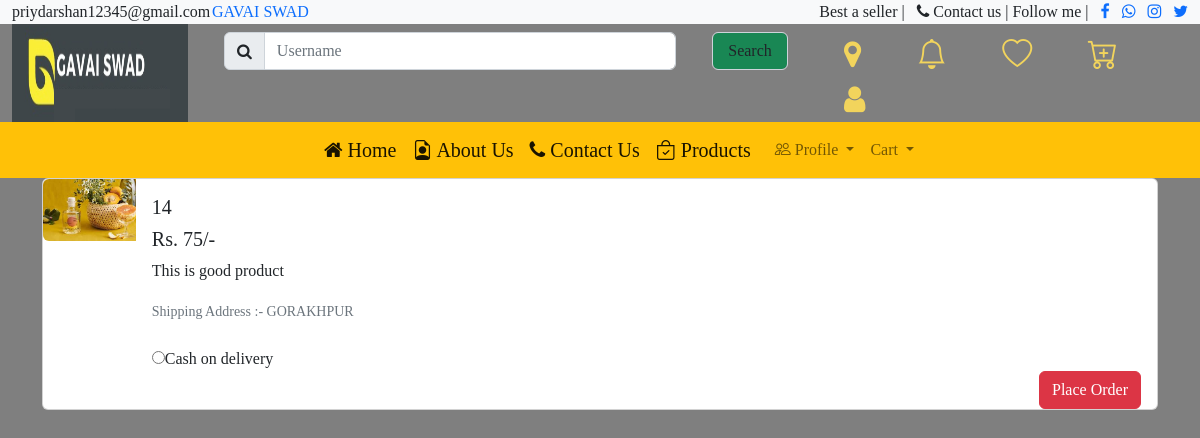
The page /single.php?pro_id=14 (signed in) on the database its author committed.
### tables this page shows
CREATE TABLE `tbl_notification` (
  `sr_no` int(11) NOT NULL,
  `notification` varchar(200) NOT NULL,
  `date` varchar(20) NOT NULL
);

CREATE TABLE `tbl_product` (
  `pro_id` int(11) NOT NULL,
  `pro_name` varchar(100) NOT NULL,
  `cat_id` int(11) NOT NULL,
  `file_name` varchar(200) NOT NULL,
  `total_unit` int(5) NOT NULL,
  `c_price` varchar(4) NOT NULL,
  `s_price` varchar(4) NOT NULL,
  `expiry` varchar(10) NOT NULL,
  `description` varchar(200) NOT NULL,
  `date` varchar(20) NOT NULL
);

CREATE TABLE `tbl_user` (
  `user_id` int(11) NOT NULL,
  `name` varchar(60) NOT NULL,
  `email` varchar(60) NOT NULL,
  `mobile` varchar(10) NOT NULL,
  `password` varchar(20) NOT NULL,
  `city` varchar(20) NOT NULL,
  `address` varchar(100) NOT NULL,
  `dor` varchar(10) NOT NULL
);

### single.php (the view, shortened to what this page needs)
<?php
if ($_SESSION['user']=="") {
    header("location:login.php");
} else {
    $pro_id = $_REQUEST['pro_id'];
    include('admin/connection.php');
    $query = "select * from tbl_product where pro_id='$pro_id'";
    $res = mysqli_query($con, $query);
    $row = mysqli_fetch_array($res, MYSQLI_ASSOC);
    $user = $_SESSION['user'];
    $query2 = "select * from tbl_user where email ='$user'";
    $res2 = mysqli_query($con, $query2);
    $row2 = mysqli_fetch_array($res2, MYSQLI_ASSOC);
    include("header.php");
?>
    <div class="container">
        <div class="row">
            <div class="col-sm-12">
                <div class="card mb-3">
                    <div class="row g-0">
                        <div class="col-md-1">
                            <img src="admin/product/<?php echo $row['file_name'];?> "class="img-fluid rounded-start" alt="...">
                        </div>
                        <div class="col-md-11">
                            <div class="card-body">
                                <h5 class="card-title"><?php  echo $row['pro_id']; ?> </h5>
                                <h5 class="card-title">Rs. <?php echo $row['s_price']; ?>/-</h5>
                                <p class="card-text"><?php  echo $row['description']; ?></p>
                                <small class="text-muted">Shipping Address :- <?php echo $row2['address']; ?></small><br><br>
                                <input type="radio" />Cash on delivery
                                <form action="single_code.php" method="post">
                                    <button type="submit" class="btn btn-danger float-end">Place Order</button>
                                </form>
                            </div>
                        </div>
                    </div>
                </div>
            </div>
        </div>
    </div>
    </div>
    </body>
    </html>
<?php
}

### header.php (shortened to what this page needs)
<!doctype html>
<html lang="en">
<head>
  <link href="assets/cs/bootstrap.css" rel="stylesheet" />
  <link href="assets/cs/style.css" rel="stylesheet" type="text/css" />
  <link rel="stylesheet" href="https://cdn.jsdelivr.net/npm/bootstrap-icons@1.9.1/font/bootstrap-icons.css">
  <link rel="stylesheet" href="https://cdnjs.cloudflare.com/ajax/libs/font-awesome/4.7.0/css/font-awesome.min.css">
</head>
<body>
  <div class="container-fluid">
    <div class="row sticky-top bg-light">
      <div class="col-sm-2 "> priydarshan12345@gmail.com</div>
      <?php
      $con = mysqli_connect("localhost", "root", "", "os");
      $query = "select * from tbl_notification order by sr_no desc limit 1";
      $notice = mysqli_query($con, $query);
      $notification = mysqli_fetch_array($notice);
      ?>
      <div class="col-sm-6 ">
        <marquee><span class="text-primary"><?php echo $notification['notification']; ?></span></marquee>
      </div>
      <div class="col-sm-4 text-end ">
        Best a seller |
        <i class="fa fa-phone ms-2"></i> Contact us
        | Follow me |
        <a href="#"><i class="fa fa-facebook ms-2"></i></a>
        <a href="#"><i class="fa fa-whatsapp ms-2"></i></a>
        <a href="#"><i class="fa fa-instagram ms-2"></i></a>
        <a href="#"><i class="fa fa-twitter ms-2"></i></a>
      </div>
    </div>
    <div class="row">
      <div class="col-sm-2">
        <img src="assets/images/logod.png" style="height: 100%; width:100%;" />
      </div>
      <div class="col-sm-6">
        <div class="row">
          <div class="col-sm-10">
            <nav class="navbar ">
              <form class="container-fluid">
                <div class="input-group">
                  <span class="input-group-text" id="basic-addon1"><i class="fa fa-search"></i></span>
                  <input type="text" class="form-control" placeholder="Username" aria-label="Username" aria-describedby="basic-addon1">
                </div>
              </form>
            </nav>
          </div>
          <div class="col-sm-2  mt-2">
            <input type="submit" value="Search" class="form-control bg-success" />
          </div>
        </div>
      </div>
      <div class="col-sm-4 mt-2" id="fafa">
        <a class="px-3 ms-3 abc " href="#">
          <i class="fa fa-map-marker" aria-hidden="true"></i>
          <a class="px-3 ms-3 abc " href="#">
            <i class="bi bi-bell"></i>
          </a>
          <a class="px-3 ms-3 abc" href="#">
            <i class="bi bi-heart"></i>
          </a>
          <a class="px-3 ms-3 abc" href="single.php">
            <i class="bi bi-cart-plus"></i>
          </a>
          <a class="px-3 ms-3 abc" href="login.php">
            <i class="fa fa-user"></i></a>
      </div>
    </div>
    <div class="row bg-warning sticky-top">
      <div class="col-sm-3"></div>
      <div class="col-sm-6">
        <nav class="navbar navbar-expand-lg ">
          <div class="container-fluid">
            <a class="navbar-brand" href="index.php"><i class="fa fa-home" aria-hidden="true"></i> Home</a>
            <a class="navbar-brand" href="about.php"><i class="bi bi-file-earmark-person"></i> About Us</a>
            <a class="navbar-brand" href="contact.php"><i class="fa fa-phone"></i> Contact Us</a>
            <a class="navbar-brand" href="products.php"><i class="bi bi-bag-check"></i> Products</a>
            <div class="collapse navbar-collapse" id="navbarNavDropdown">
              <ul class="navbar-nav">
                <li class="nav-item dropdown">
                  <a class="nav-link dropdown-toggle" href="header.php" role="button" data-bs-toggle="dropdown" aria-expanded="false"><i class="bi bi-people"></i>
                  <?php
                  if ($_SESSION['user']=="") {
                      echo 'Login Here';
                  } else {
                    echo 'Profile';
                  }
                    ?>
                  </a>
                </li>
                <li class="nav-item dropdown">
                  <a class="nav-link dropdown-toggle" href="#" role="button" data-bs-toggle="dropdown" aria-expanded="false">
                    Cart
                  </a>
                </li>
              </ul>
            </div>
          </div>
        </nav>
      </div>
      <div class="col-sm-3"></div>
    </div>

### assets/cs/style.css (style rules this page uses)
body { background:rgba(0,0,0,.5); font-family:Josefin Sans; }
#fafa { font-size:30px; }
.abc { text-decoration: none; color:#ffde59; opacity: 90%; }

### rows shown on the page
tbl_notification: notification "GAVAI SWAD"
tbl_product: file_name (picture), pro_id "14", s_price "75", description "This is good product"
tbl_user: address "GORAKHPUR"
